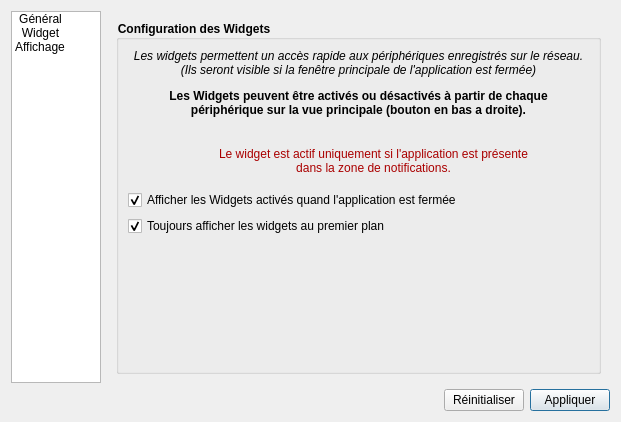
<?xml version="1.0" encoding="UTF-8"?>
<ui version="4.0">
 <class>SettingsDialog</class>
 <widget class="QDialog" name="SettingsDialog">
  <property name="geometry">
   <rect>
    <x>0</x>
    <y>0</y>
    <width>619</width>
    <height>403</height>
   </rect>
  </property>
  <property name="sizePolicy">
   <sizepolicy hsizetype="Fixed" vsizetype="Fixed">
    <horstretch>0</horstretch>
    <verstretch>0</verstretch>
   </sizepolicy>
  </property>
  <property name="windowTitle">
   <string>Paramètres</string>
  </property>
  <property name="windowIcon">
   <iconset>
    <normaloff>:/images/wrench</normaloff>:/images/wrench</iconset>
  </property>
  <property name="autoFillBackground">
   <bool>false</bool>
  </property>
  <property name="styleSheet">
   <string notr="true"/>
  </property>
  <property name="modal">
   <bool>true</bool>
  </property>
  <layout class="QVBoxLayout" name="verticalLayout">
   <item>
    <layout class="QHBoxLayout" name="horizontalLayout">
     <item>
      <widget class="QListWidget" name="listWidget">
       <property name="sizePolicy">
        <sizepolicy hsizetype="Fixed" vsizetype="Expanding">
         <horstretch>0</horstretch>
         <verstretch>0</verstretch>
        </sizepolicy>
       </property>
       <property name="minimumSize">
        <size>
         <width>90</width>
         <height>275</height>
        </size>
       </property>
       <property name="maximumSize">
        <size>
         <width>90</width>
         <height>16777215</height>
        </size>
       </property>
       <property name="frameShape">
        <enum>QFrame::StyledPanel</enum>
       </property>
       <property name="verticalScrollBarPolicy">
        <enum>Qt::ScrollBarAlwaysOff</enum>
       </property>
       <property name="horizontalScrollBarPolicy">
        <enum>Qt::ScrollBarAlwaysOff</enum>
       </property>
       <property name="editTriggers">
        <set>QAbstractItemView::NoEditTriggers</set>
       </property>
       <property name="showDropIndicator" stdset="0">
        <bool>false</bool>
       </property>
       <property name="alternatingRowColors">
        <bool>false</bool>
       </property>
       <property name="iconSize">
        <size>
         <width>55</width>
         <height>55</height>
        </size>
       </property>
       <property name="movement">
        <enum>QListView::Static</enum>
       </property>
       <property name="flow">
        <enum>QListView::LeftToRight</enum>
       </property>
       <property name="isWrapping" stdset="0">
        <bool>true</bool>
       </property>
       <property name="layoutMode">
        <enum>QListView::SinglePass</enum>
       </property>
       <property name="spacing">
        <number>12</number>
       </property>
       <property name="viewMode">
        <enum>QListView::IconMode</enum>
       </property>
       <property name="uniformItemSizes">
        <bool>true</bool>
       </property>
       <property name="selectionRectVisible">
        <bool>false</bool>
       </property>
       <property name="currentRow">
        <number>-1</number>
       </property>
       <item>
        <property name="text">
         <string>Général</string>
        </property>
        <property name="textAlignment">
         <set>AlignHCenter|AlignVCenter|AlignCenter</set>
        </property>
        <property name="icon">
         <iconset resource="../../resources.qrc">
          <normaloff>:/images/general_settings.png</normaloff>:/images/general_settings.png</iconset>
        </property>
       </item>
       <item>
        <property name="text">
         <string>Widget</string>
        </property>
        <property name="textAlignment">
         <set>AlignHCenter|AlignVCenter|AlignCenter</set>
        </property>
        <property name="icon">
         <iconset resource="../../resources.qrc">
          <normaloff>:/images/widgetIcon.png</normaloff>:/images/widgetIcon.png</iconset>
        </property>
       </item>
       <item>
        <property name="text">
         <string>Affichage</string>
        </property>
        <property name="textAlignment">
         <set>AlignHCenter|AlignVCenter|AlignCenter</set>
        </property>
        <property name="icon">
         <iconset resource="../../resources.qrc">
          <normaloff>:/images/colors_settings.png</normaloff>:/images/colors_settings.png</iconset>
        </property>
        <property name="flags">
         <set>ItemIsSelectable|ItemIsEnabled</set>
        </property>
       </item>
      </widget>
     </item>
     <item>
      <widget class="QStackedWidget" name="stackedWidget">
       <property name="currentIndex">
        <number>1</number>
       </property>
       <widget class="QWidget" name="global_settings">
        <layout class="QVBoxLayout" name="verticalLayout_2">
         <property name="spacing">
          <number>6</number>
         </property>
         <property name="margin">
          <number>9</number>
         </property>
         <item>
          <widget class="QGroupBox" name="groupBox">
           <property name="font">
            <font>
             <weight>75</weight>
             <bold>true</bold>
            </font>
           </property>
           <property name="styleSheet">
            <string notr="true">QGroupBox
{

    font-weight: bold;
}</string>
           </property>
           <property name="title">
            <string>Configuration générale </string>
           </property>
           <property name="flat">
            <bool>false</bool>
           </property>
           <layout class="QVBoxLayout" name="verticalLayout_3">
            <item>
             <widget class="QCheckBox" name="trayIconEnabled">
              <property name="text">
               <string>Garder l'application ouverte dans la zone de notifications</string>
              </property>
              <property name="checked">
               <bool>true</bool>
              </property>
             </widget>
            </item>
            <item>
             <layout class="QHBoxLayout" name="horizontalLayout_2">
              <item>
               <widget class="QCheckBox" name="logEnabled">
                <property name="text">
                 <string>Autoriser les logs (aucun accès internet)</string>
                </property>
                <property name="checked">
                 <bool>true</bool>
                </property>
               </widget>
              </item>
              <item>
               <spacer name="horizontalSpacer_5">
                <property name="orientation">
                 <enum>Qt::Horizontal</enum>
                </property>
                <property name="sizeHint" stdset="0">
                 <size>
                  <width>40</width>
                  <height>0</height>
                 </size>
                </property>
               </spacer>
              </item>
              <item>
               <widget class="QPushButton" name="openLogButton">
                <property name="toolTip">
                 <string/>
                </property>
                <property name="text">
                 <string>Ouvrir le fichier de log</string>
                </property>
                <property name="icon">
                 <iconset resource="../../resources.qrc">
                  <normaloff>:/images/terminal.png</normaloff>:/images/terminal.png</iconset>
                </property>
               </widget>
              </item>
             </layout>
            </item>
            <item>
             <widget class="QCheckBox" name="searchUpdateAtLaunch">
              <property name="text">
               <string>Vérifier les mises à jour au démarrage</string>
              </property>
              <property name="checked">
               <bool>true</bool>
              </property>
             </widget>
            </item>
            <item>
             <widget class="QCheckBox" name="startAtBoot">
              <property name="text">
               <string>Lancer Files Drag &amp;&amp; Drop au démarrage du système</string>
              </property>
             </widget>
            </item>
            <item>
             <widget class="QCheckBox" name="startMinimized">
              <property name="text">
               <string>Démarrer en mode minimisé</string>
              </property>
             </widget>
            </item>
           </layout>
          </widget>
         </item>
         <item>
          <widget class="QGroupBox" name="groupBox_2">
           <property name="font">
            <font>
             <weight>75</weight>
             <bold>true</bold>
            </font>
           </property>
           <property name="styleSheet">
            <string notr="true">QGroupBox
{

    font-weight: bold;
}</string>
           </property>
           <property name="title">
            <string>Réception</string>
           </property>
           <layout class="QVBoxLayout" name="verticalLayout_5">
            <item>
             <widget class="QCheckBox" name="startServiceAtLaunch">
              <property name="sizePolicy">
               <sizepolicy hsizetype="Preferred" vsizetype="Fixed">
                <horstretch>0</horstretch>
                <verstretch>0</verstretch>
               </sizepolicy>
              </property>
              <property name="text">
               <string>Activer la réception au lancement de l'application</string>
              </property>
              <property name="checked">
               <bool>true</bool>
              </property>
             </widget>
            </item>
            <item>
             <widget class="QCheckBox" name="autoOpenFiles">
              <property name="text">
               <string>Ouvrir automatiquement les fichiers reçus (uniquement si un seul fichier transféré)</string>
              </property>
              <property name="checked">
               <bool>true</bool>
              </property>
             </widget>
            </item>
            <item>
             <spacer name="verticalSpacer_2">
              <property name="orientation">
               <enum>Qt::Vertical</enum>
              </property>
              <property name="sizeType">
               <enum>QSizePolicy::Fixed</enum>
              </property>
              <property name="sizeHint" stdset="0">
               <size>
                <width>20</width>
                <height>10</height>
               </size>
              </property>
             </spacer>
            </item>
            <item>
             <layout class="QHBoxLayout" name="horizontalLayout_11">
              <item>
               <widget class="QLabel" name="label_8">
                <property name="text">
                 <string>Dossier de destination :</string>
                </property>
               </widget>
              </item>
              <item>
               <spacer name="horizontalSpacer_12">
                <property name="orientation">
                 <enum>Qt::Horizontal</enum>
                </property>
                <property name="sizeType">
                 <enum>QSizePolicy::Expanding</enum>
                </property>
                <property name="sizeHint" stdset="0">
                 <size>
                  <width>40</width>
                  <height>20</height>
                 </size>
                </property>
               </spacer>
              </item>
              <item>
               <widget class="QLineEdit" name="destFolderArea">
                <property name="sizePolicy">
                 <sizepolicy hsizetype="Preferred" vsizetype="Fixed">
                  <horstretch>0</horstretch>
                  <verstretch>0</verstretch>
                 </sizepolicy>
                </property>
                <property name="text">
                 <string>filesdnd_download</string>
                </property>
                <property name="readOnly">
                 <bool>true</bool>
                </property>
               </widget>
              </item>
              <item>
               <widget class="QPushButton" name="destFolderButton">
                <property name="text">
                 <string/>
                </property>
                <property name="icon">
                 <iconset resource="../../resources.qrc">
                  <normaloff>:/images/folder-horizontal-open.png</normaloff>:/images/folder-horizontal-open.png</iconset>
                </property>
               </widget>
              </item>
             </layout>
            </item>
            <item>
             <layout class="QHBoxLayout" name="horizontalLayout_10">
              <item>
               <widget class="QLabel" name="label_7">
                <property name="text">
                 <string>Nom du périphérique :</string>
                </property>
               </widget>
              </item>
              <item>
               <spacer name="horizontalSpacer_11">
                <property name="orientation">
                 <enum>Qt::Horizontal</enum>
                </property>
                <property name="sizeType">
                 <enum>QSizePolicy::Expanding</enum>
                </property>
                <property name="sizeHint" stdset="0">
                 <size>
                  <width>40</width>
                  <height>20</height>
                 </size>
                </property>
               </spacer>
              </item>
              <item>
               <widget class="QLineEdit" name="serviceDeviceName">
                <property name="sizePolicy">
                 <sizepolicy hsizetype="Preferred" vsizetype="Fixed">
                  <horstretch>0</horstretch>
                  <verstretch>0</verstretch>
                 </sizepolicy>
                </property>
                <property name="inputMask">
                 <string/>
                </property>
                <property name="text">
                 <string/>
                </property>
                <property name="maxLength">
                 <number>20</number>
                </property>
                <property name="placeholderText">
                 <string>Nom du périphérique ...</string>
                </property>
               </widget>
              </item>
             </layout>
            </item>
            <item>
             <layout class="QHBoxLayout" name="horizontalLayout_5">
              <item>
               <widget class="QLabel" name="label_3">
                <property name="text">
                 <string>Afficher l'historique des transferts entrants :</string>
                </property>
               </widget>
              </item>
              <item>
               <spacer name="horizontalSpacer_4">
                <property name="orientation">
                 <enum>Qt::Horizontal</enum>
                </property>
                <property name="sizeType">
                 <enum>QSizePolicy::Expanding</enum>
                </property>
                <property name="sizeHint" stdset="0">
                 <size>
                  <width>20</width>
                  <height>20</height>
                 </size>
                </property>
               </spacer>
              </item>
              <item>
               <widget class="QComboBox" name="historyDisplay">
                <item>
                 <property name="text">
                  <string>Quand le service est lancé</string>
                 </property>
                </item>
                <item>
                 <property name="text">
                  <string>Toujours</string>
                 </property>
                </item>
                <item>
                 <property name="text">
                  <string>Jamais</string>
                 </property>
                </item>
               </widget>
              </item>
             </layout>
            </item>
           </layout>
          </widget>
         </item>
        </layout>
       </widget>
       <widget class="QWidget" name="widget_settings">
        <layout class="QVBoxLayout" name="verticalLayout_4">
         <property name="margin">
          <number>9</number>
         </property>
         <item>
          <widget class="QGroupBox" name="broupBox">
           <property name="enabled">
            <bool>true</bool>
           </property>
           <property name="styleSheet">
            <string notr="true">QGroupBox
{

    font-weight: bold;
}</string>
           </property>
           <property name="title">
            <string>Configuration des Widgets</string>
           </property>
           <property name="checkable">
            <bool>false</bool>
           </property>
           <property name="checked">
            <bool>false</bool>
           </property>
           <layout class="QVBoxLayout" name="verticalLayout_8">
            <item>
             <widget class="QLabel" name="label">
              <property name="text">
               <string>&lt;html&gt;&lt;head/&gt;&lt;body&gt;&lt;p align=&quot;center&quot;&gt;&lt;span style=&quot; font-style:italic;&quot;&gt;Les widgets permettent un accès rapide aux périphériques enregistrés sur le réseau.&lt;br/&gt;(Ils seront visible si la fenêtre principale de l'application est fermée)&lt;/span&gt;&lt;/p&gt;&lt;p align=&quot;center&quot;&gt;&lt;span style=&quot; font-weight:600;&quot;&gt;Les Widgets peuvent être activés ou désactivés à partir de chaque &lt;br/&gt;périphérique sur la vue principale (bouton en bas a droite).&lt;/span&gt;&lt;/p&gt;&lt;/body&gt;&lt;/html&gt;</string>
              </property>
             </widget>
            </item>
            <item>
             <spacer name="verticalSpacer_3">
              <property name="orientation">
               <enum>Qt::Vertical</enum>
              </property>
              <property name="sizeType">
               <enum>QSizePolicy::Fixed</enum>
              </property>
              <property name="sizeHint" stdset="0">
               <size>
                <width>20</width>
                <height>15</height>
               </size>
              </property>
             </spacer>
            </item>
            <item>
             <widget class="QWidget" name="errorMessage" native="true">
              <layout class="QHBoxLayout" name="horizontalLayout_3">
               <item>
                <spacer name="horizontalSpacer_2">
                 <property name="orientation">
                  <enum>Qt::Horizontal</enum>
                 </property>
                 <property name="sizeHint" stdset="0">
                  <size>
                   <width>40</width>
                   <height>20</height>
                  </size>
                 </property>
                </spacer>
               </item>
               <item>
                <widget class="QLabel" name="label_9">
                 <property name="sizePolicy">
                  <sizepolicy hsizetype="Fixed" vsizetype="Fixed">
                   <horstretch>0</horstretch>
                   <verstretch>0</verstretch>
                  </sizepolicy>
                 </property>
                 <property name="minimumSize">
                  <size>
                   <width>24</width>
                   <height>24</height>
                  </size>
                 </property>
                 <property name="maximumSize">
                  <size>
                   <width>24</width>
                   <height>24</height>
                  </size>
                 </property>
                 <property name="text">
                  <string/>
                 </property>
                 <property name="pixmap">
                  <pixmap resource="../../resources.qrc">:/images/alert.png</pixmap>
                 </property>
                 <property name="scaledContents">
                  <bool>true</bool>
                 </property>
                </widget>
               </item>
               <item>
                <widget class="QLabel" name="label_2">
                 <property name="text">
                  <string>&lt;html&gt;&lt;head/&gt;&lt;body&gt;&lt;p align=&quot;center&quot;&gt;&lt;span style=&quot; color:#aa0000;&quot;&gt;Le widget est actif uniquement si l'application est présente &lt;br/&gt;dans la zone de notifications.&lt;/span&gt;&lt;/p&gt;&lt;/body&gt;&lt;/html&gt;</string>
                 </property>
                </widget>
               </item>
               <item>
                <spacer name="horizontalSpacer_3">
                 <property name="orientation">
                  <enum>Qt::Horizontal</enum>
                 </property>
                 <property name="sizeHint" stdset="0">
                  <size>
                   <width>40</width>
                   <height>20</height>
                  </size>
                 </property>
                </spacer>
               </item>
              </layout>
             </widget>
            </item>
            <item>
             <widget class="QCheckBox" name="widgetEnabled">
              <property name="text">
               <string>Afficher les Widgets activés quand l'application est fermée</string>
              </property>
              <property name="checked">
               <bool>true</bool>
              </property>
             </widget>
            </item>
            <item>
             <widget class="QCheckBox" name="widgetForeground">
              <property name="text">
               <string>Toujours afficher les widgets au premier plan</string>
              </property>
              <property name="checked">
               <bool>true</bool>
              </property>
             </widget>
            </item>
            <item>
             <spacer name="verticalSpacer_5">
              <property name="orientation">
               <enum>Qt::Vertical</enum>
              </property>
              <property name="sizeHint" stdset="0">
               <size>
                <width>20</width>
                <height>40</height>
               </size>
              </property>
             </spacer>
            </item>
           </layout>
          </widget>
         </item>
        </layout>
       </widget>
       <widget class="QWidget" name="display_settings">
        <layout class="QVBoxLayout" name="verticalLayout_7">
         <item>
          <widget class="QGroupBox" name="groupBox_3">
           <property name="styleSheet">
            <string notr="true">QGroupBox
{

    font-weight: bold;
}</string>
           </property>
           <property name="title">
            <string>Aspect des périphériques</string>
           </property>
           <layout class="QVBoxLayout" name="verticalLayout_6">
            <item>
             <widget class="QLabel" name="label_6">
              <property name="text">
               <string>&lt;html&gt;&lt;head/&gt;&lt;body&gt;&lt;p align=&quot;center&quot;&gt;&lt;span style=&quot; font-style:italic;&quot;&gt;Définissez les couleurs de bordure qui vous correspondent.&lt;/span&gt;&lt;/p&gt;&lt;/body&gt;&lt;/html&gt;</string>
              </property>
             </widget>
            </item>
            <item>
             <spacer name="verticalSpacer_4">
              <property name="orientation">
               <enum>Qt::Vertical</enum>
              </property>
              <property name="sizeType">
               <enum>QSizePolicy::Fixed</enum>
              </property>
              <property name="sizeHint" stdset="0">
               <size>
                <width>20</width>
                <height>20</height>
               </size>
              </property>
             </spacer>
            </item>
            <item>
             <layout class="QHBoxLayout" name="horizontalLayout_8">
              <item>
               <widget class="QLabel" name="label_4">
                <property name="text">
                 <string>Périphérique disponible</string>
                </property>
               </widget>
              </item>
              <item>
               <spacer name="horizontalSpacer_9">
                <property name="orientation">
                 <enum>Qt::Horizontal</enum>
                </property>
                <property name="sizeType">
                 <enum>QSizePolicy::Expanding</enum>
                </property>
                <property name="sizeHint" stdset="0">
                 <size>
                  <width>40</width>
                  <height>20</height>
                 </size>
                </property>
               </spacer>
              </item>
              <item>
               <widget class="QPushButton" name="availableColor">
                <property name="sizePolicy">
                 <sizepolicy hsizetype="Fixed" vsizetype="Fixed">
                  <horstretch>0</horstretch>
                  <verstretch>0</verstretch>
                 </sizepolicy>
                </property>
                <property name="minimumSize">
                 <size>
                  <width>35</width>
                  <height>25</height>
                 </size>
                </property>
                <property name="styleSheet">
                 <string notr="true"> QPushButton {
     border-radius: 4px;
     background-color: #008000;
 }</string>
                </property>
                <property name="text">
                 <string/>
                </property>
                <property name="flat">
                 <bool>false</bool>
                </property>
               </widget>
              </item>
             </layout>
            </item>
            <item>
             <layout class="QHBoxLayout" name="horizontalLayout_9">
              <item>
               <widget class="QLabel" name="label_5">
                <property name="text">
                 <string>Périphérique en cours de traitement</string>
                </property>
               </widget>
              </item>
              <item>
               <spacer name="horizontalSpacer_10">
                <property name="orientation">
                 <enum>Qt::Horizontal</enum>
                </property>
                <property name="sizeType">
                 <enum>QSizePolicy::Expanding</enum>
                </property>
                <property name="sizeHint" stdset="0">
                 <size>
                  <width>40</width>
                  <height>20</height>
                 </size>
                </property>
               </spacer>
              </item>
              <item>
               <widget class="QPushButton" name="unavailableColor">
                <property name="sizePolicy">
                 <sizepolicy hsizetype="Fixed" vsizetype="Fixed">
                  <horstretch>0</horstretch>
                  <verstretch>0</verstretch>
                 </sizepolicy>
                </property>
                <property name="minimumSize">
                 <size>
                  <width>35</width>
                  <height>25</height>
                 </size>
                </property>
                <property name="styleSheet">
                 <string notr="true"> QPushButton {
     border-radius: 4px;
     background-color: #ef0800;
 }</string>
                </property>
                <property name="text">
                 <string/>
                </property>
               </widget>
              </item>
             </layout>
            </item>
            <item>
             <spacer name="verticalSpacer">
              <property name="orientation">
               <enum>Qt::Vertical</enum>
              </property>
              <property name="sizeHint" stdset="0">
               <size>
                <width>20</width>
                <height>40</height>
               </size>
              </property>
             </spacer>
            </item>
           </layout>
          </widget>
         </item>
         <item>
          <widget class="QGroupBox" name="overView">
           <property name="styleSheet">
            <string notr="true">QGroupBox
{

    font-weight: bold;
}</string>
           </property>
           <property name="title">
            <string>Aperçu</string>
           </property>
           <layout class="QHBoxLayout" name="horizontalLayout_7">
            <item>
             <spacer name="horizontalSpacer_6">
              <property name="orientation">
               <enum>Qt::Horizontal</enum>
              </property>
              <property name="sizeHint" stdset="0">
               <size>
                <width>40</width>
                <height>20</height>
               </size>
              </property>
             </spacer>
            </item>
            <item>
             <layout class="QHBoxLayout" name="availableDevice"/>
            </item>
            <item>
             <spacer name="horizontalSpacer_8">
              <property name="orientation">
               <enum>Qt::Horizontal</enum>
              </property>
              <property name="sizeHint" stdset="0">
               <size>
                <width>20</width>
                <height>20</height>
               </size>
              </property>
             </spacer>
            </item>
            <item>
             <layout class="QHBoxLayout" name="unavailableDevice"/>
            </item>
            <item>
             <spacer name="horizontalSpacer_7">
              <property name="orientation">
               <enum>Qt::Horizontal</enum>
              </property>
              <property name="sizeHint" stdset="0">
               <size>
                <width>40</width>
                <height>20</height>
               </size>
              </property>
             </spacer>
            </item>
           </layout>
          </widget>
         </item>
        </layout>
       </widget>
      </widget>
     </item>
    </layout>
   </item>
   <item>
    <layout class="QHBoxLayout" name="horizontalLayout_4">
     <item>
      <spacer name="horizontalSpacer">
       <property name="orientation">
        <enum>Qt::Horizontal</enum>
       </property>
       <property name="sizeType">
        <enum>QSizePolicy::Expanding</enum>
       </property>
       <property name="sizeHint" stdset="0">
        <size>
         <width>40</width>
         <height>20</height>
        </size>
       </property>
      </spacer>
     </item>
     <item>
      <widget class="QPushButton" name="reset">
       <property name="sizePolicy">
        <sizepolicy hsizetype="Preferred" vsizetype="Fixed">
         <horstretch>0</horstretch>
         <verstretch>0</verstretch>
        </sizepolicy>
       </property>
       <property name="text">
        <string>Réinitialiser</string>
       </property>
       <property name="autoDefault">
        <bool>false</bool>
       </property>
      </widget>
     </item>
     <item>
      <widget class="QPushButton" name="apply">
       <property name="sizePolicy">
        <sizepolicy hsizetype="Preferred" vsizetype="Fixed">
         <horstretch>0</horstretch>
         <verstretch>0</verstretch>
        </sizepolicy>
       </property>
       <property name="text">
        <string>Appliquer</string>
       </property>
       <property name="autoDefault">
        <bool>false</bool>
       </property>
       <property name="default">
        <bool>true</bool>
       </property>
      </widget>
     </item>
    </layout>
   </item>
  </layout>
 </widget>
 <resources>
  <include location="../../resources.qrc"/>
 </resources>
 <connections>
  <connection>
   <sender>listWidget</sender>
   <signal>currentRowChanged(int)</signal>
   <receiver>stackedWidget</receiver>
   <slot>setCurrentIndex(int)</slot>
   <hints>
    <hint type="sourcelabel">
     <x>81</x>
     <y>228</y>
    </hint>
    <hint type="destinationlabel">
     <x>246</x>
     <y>139</y>
    </hint>
   </hints>
  </connection>
 </connections>
</ui>
